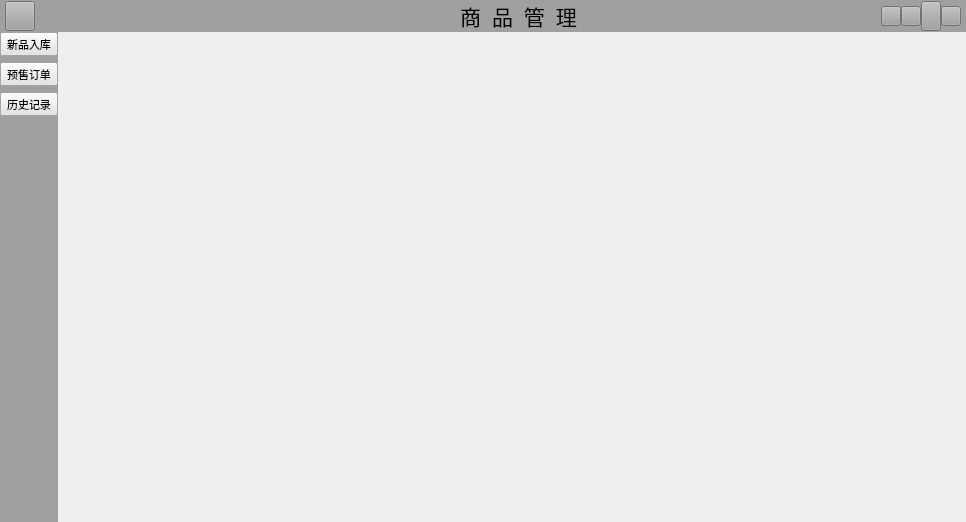
<?xml version="1.0" encoding="UTF-8"?>
<ui version="4.0">
 <class>KMainWindowClass</class>
 <widget class="QWidget" name="KMainWindowClass">
  <property name="geometry">
   <rect>
    <x>0</x>
    <y>0</y>
    <width>966</width>
    <height>522</height>
   </rect>
  </property>
  <property name="windowTitle">
   <string>KMainWindow</string>
  </property>
  <layout class="QVBoxLayout" name="verticalLayout_5">
   <property name="spacing">
    <number>0</number>
   </property>
   <property name="leftMargin">
    <number>0</number>
   </property>
   <property name="topMargin">
    <number>0</number>
   </property>
   <property name="rightMargin">
    <number>0</number>
   </property>
   <property name="bottomMargin">
    <number>0</number>
   </property>
   <item>
    <widget class="QWidget" name="widgetTopBar" native="true">
     <property name="styleSheet">
      <string notr="true">background-color: rgb(160, 160, 160);</string>
     </property>
     <layout class="QVBoxLayout" name="verticalLayout">
      <property name="spacing">
       <number>0</number>
      </property>
      <property name="leftMargin">
       <number>0</number>
      </property>
      <property name="topMargin">
       <number>0</number>
      </property>
      <property name="rightMargin">
       <number>0</number>
      </property>
      <property name="bottomMargin">
       <number>0</number>
      </property>
      <item>
       <layout class="QHBoxLayout" name="horizontalLayout" stretch="1,2,5,2,5,1,1,1,1">
        <property name="spacing">
         <number>0</number>
        </property>
        <property name="leftMargin">
         <number>5</number>
        </property>
        <property name="rightMargin">
         <number>5</number>
        </property>
        <item>
         <widget class="QPushButton" name="btnMenu">
          <property name="minimumSize">
           <size>
            <width>30</width>
            <height>30</height>
           </size>
          </property>
          <property name="maximumSize">
           <size>
            <width>30</width>
            <height>30</height>
           </size>
          </property>
          <property name="styleSheet">
           <string notr="true">border-image: url(:/KMainWindow/images/menu_default.png);</string>
          </property>
          <property name="text">
           <string/>
          </property>
         </widget>
        </item>
        <item>
         <widget class="QLabel" name="labelLoginUser">
          <property name="font">
           <font>
            <family>仿宋</family>
            <pointsize>12</pointsize>
           </font>
          </property>
          <property name="text">
           <string/>
          </property>
         </widget>
        </item>
        <item>
         <spacer name="horizontalSpacer">
          <property name="orientation">
           <enum>Qt::Horizontal</enum>
          </property>
          <property name="sizeHint" stdset="0">
           <size>
            <width>40</width>
            <height>20</height>
           </size>
          </property>
         </spacer>
        </item>
        <item>
         <widget class="QLabel" name="labelTitle">
          <property name="font">
           <font>
            <family>华文楷体</family>
            <pointsize>16</pointsize>
           </font>
          </property>
          <property name="text">
           <string>商  品  管  理</string>
          </property>
          <property name="alignment">
           <set>Qt::AlignCenter</set>
          </property>
         </widget>
        </item>
        <item>
         <spacer name="horizontalSpacer_2">
          <property name="orientation">
           <enum>Qt::Horizontal</enum>
          </property>
          <property name="sizeHint" stdset="0">
           <size>
            <width>40</width>
            <height>20</height>
           </size>
          </property>
         </spacer>
        </item>
        <item>
         <widget class="QPushButton" name="btnLogOff">
          <property name="minimumSize">
           <size>
            <width>20</width>
            <height>20</height>
           </size>
          </property>
          <property name="maximumSize">
           <size>
            <width>20</width>
            <height>20</height>
           </size>
          </property>
          <property name="styleSheet">
           <string notr="true">border-image: url(:/KMainWindow/images/logOff.png);</string>
          </property>
          <property name="text">
           <string/>
          </property>
         </widget>
        </item>
        <item>
         <widget class="QPushButton" name="btnLearnMore">
          <property name="minimumSize">
           <size>
            <width>20</width>
            <height>20</height>
           </size>
          </property>
          <property name="maximumSize">
           <size>
            <width>20</width>
            <height>20</height>
           </size>
          </property>
          <property name="styleSheet">
           <string notr="true">border-image: url(:/KMainWindow/images/help.png);</string>
          </property>
          <property name="text">
           <string/>
          </property>
         </widget>
        </item>
        <item>
         <widget class="QPushButton" name="btnMinst">
          <property name="minimumSize">
           <size>
            <width>20</width>
            <height>20</height>
           </size>
          </property>
          <property name="maximumSize">
           <size>
            <width>20</width>
            <height>30</height>
           </size>
          </property>
          <property name="styleSheet">
           <string notr="true">border-image: url(:/KMainWindow/images/minst.png);</string>
          </property>
          <property name="text">
           <string/>
          </property>
         </widget>
        </item>
        <item>
         <widget class="QPushButton" name="btnClose">
          <property name="minimumSize">
           <size>
            <width>20</width>
            <height>20</height>
           </size>
          </property>
          <property name="maximumSize">
           <size>
            <width>20</width>
            <height>20</height>
           </size>
          </property>
          <property name="styleSheet">
           <string notr="true">border-image: url(:/KMainWindow/images/close.png);</string>
          </property>
          <property name="text">
           <string/>
          </property>
         </widget>
        </item>
       </layout>
      </item>
     </layout>
    </widget>
   </item>
   <item>
    <layout class="QHBoxLayout" name="horizontalLayout_2" stretch="1,111">
     <property name="spacing">
      <number>0</number>
     </property>
     <item>
      <widget class="QWidget" name="widgetSideBarBackground" native="true">
       <property name="styleSheet">
        <string notr="true">background-color: rgb(160, 160, 160);</string>
       </property>
       <layout class="QVBoxLayout" name="verticalLayout_4">
        <property name="spacing">
         <number>0</number>
        </property>
        <property name="leftMargin">
         <number>0</number>
        </property>
        <property name="topMargin">
         <number>0</number>
        </property>
        <property name="rightMargin">
         <number>0</number>
        </property>
        <property name="bottomMargin">
         <number>0</number>
        </property>
        <item>
         <widget class="QWidget" name="widgetSideBar" native="true">
          <property name="styleSheet">
           <string notr="true">background-color: rgb(160, 160, 160);</string>
          </property>
          <layout class="QVBoxLayout" name="verticalLayout_3">
           <property name="spacing">
            <number>0</number>
           </property>
           <property name="leftMargin">
            <number>0</number>
           </property>
           <property name="topMargin">
            <number>0</number>
           </property>
           <property name="rightMargin">
            <number>0</number>
           </property>
           <property name="bottomMargin">
            <number>0</number>
           </property>
           <item>
            <layout class="QVBoxLayout" name="verticalLayout_2" stretch="0,1,0,11111">
             <property name="spacing">
              <number>6</number>
             </property>
             <item>
              <widget class="QToolButton" name="btnInStock">
               <property name="sizePolicy">
                <sizepolicy hsizetype="Maximum" vsizetype="Maximum">
                 <horstretch>0</horstretch>
                 <verstretch>0</verstretch>
                </sizepolicy>
               </property>
               <property name="font">
                <font>
                 <family>Agency FB</family>
                 <pointsize>8</pointsize>
                </font>
               </property>
               <property name="styleSheet">
                <string notr="true">/* 默认 */
QToolButton{   
	background-color: rgb(228, 228, 228);
}

/* 鼠标悬停 */
QToolButton:hover{
	background-color: rgb(205, 205, 205);
}

/* 点击和按下 */
QToolButton:pressed,QToolButton:checked{
	border-left: 3px outset rgb(93, 95, 97);
	background-color: rgb(246, 246, 246);	
}

QPushButton:default {
    border-color: navy; /* make the default button prominent */
}
</string>
               </property>
               <property name="text">
                <string>新品入库</string>
               </property>
               <property name="icon">
                <iconset resource="kmainwindow.qrc">
                 <normaloff>:/KMainWindow/images/stock_checked.png</normaloff>:/KMainWindow/images/stock_checked.png</iconset>
               </property>
               <property name="iconSize">
                <size>
                 <width>25</width>
                 <height>25</height>
                </size>
               </property>
               <property name="checkable">
                <bool>true</bool>
               </property>
               <property name="checked">
                <bool>false</bool>
               </property>
               <property name="autoExclusive">
                <bool>true</bool>
               </property>
               <property name="toolButtonStyle">
                <enum>Qt::ToolButtonTextUnderIcon</enum>
               </property>
              </widget>
             </item>
             <item>
              <widget class="QToolButton" name="btnOutOrder">
               <property name="sizePolicy">
                <sizepolicy hsizetype="Maximum" vsizetype="Maximum">
                 <horstretch>0</horstretch>
                 <verstretch>0</verstretch>
                </sizepolicy>
               </property>
               <property name="font">
                <font>
                 <family>Agency FB</family>
                 <pointsize>8</pointsize>
                </font>
               </property>
               <property name="styleSheet">
                <string notr="true">/* 默认 */
QToolButton{   
	background-color: rgb(228, 228, 228);
}

/* 鼠标悬停 */
QToolButton:hover{
	background-color: rgb(205, 205, 205);
}

/* 点击和按下 */
QToolButton:pressed,QToolButton:checked{
	border-left: 3px outset rgb(93, 95, 97);
	background-color: rgb(246, 246, 246);	
}

QPushButton:default {
    border-color: navy; /* make the default button prominent */
}
</string>
               </property>
               <property name="text">
                <string>预售订单</string>
               </property>
               <property name="icon">
                <iconset resource="kmainwindow.qrc">
                 <normaloff>:/KMainWindow/images/order_checked.png</normaloff>:/KMainWindow/images/order_checked.png</iconset>
               </property>
               <property name="iconSize">
                <size>
                 <width>25</width>
                 <height>25</height>
                </size>
               </property>
               <property name="checkable">
                <bool>true</bool>
               </property>
               <property name="autoExclusive">
                <bool>true</bool>
               </property>
               <property name="toolButtonStyle">
                <enum>Qt::ToolButtonTextUnderIcon</enum>
               </property>
              </widget>
             </item>
             <item>
              <widget class="QToolButton" name="btnHistoryOrder">
               <property name="sizePolicy">
                <sizepolicy hsizetype="Maximum" vsizetype="Maximum">
                 <horstretch>0</horstretch>
                 <verstretch>0</verstretch>
                </sizepolicy>
               </property>
               <property name="font">
                <font>
                 <family>Agency FB</family>
                 <pointsize>8</pointsize>
                </font>
               </property>
               <property name="styleSheet">
                <string notr="true">/* 默认 */
QToolButton{   
	background-color: rgb(228, 228, 228);
}

/* 鼠标悬停 */
QToolButton:hover{
	background-color: rgb(205, 205, 205);
}

/* 点击和按下 */
QToolButton:pressed,QToolButton:checked{
	border-left: 3px outset rgb(93, 95, 97);
	background-color: rgb(246, 246, 246);	
}

QPushButton:default {
    border-color: navy; /* make the default button prominent */
}
</string>
               </property>
               <property name="text">
                <string>历史记录</string>
               </property>
               <property name="icon">
                <iconset>
                 <normaloff>images/historyOrder.png</normaloff>images/historyOrder.png</iconset>
               </property>
               <property name="iconSize">
                <size>
                 <width>25</width>
                 <height>25</height>
                </size>
               </property>
               <property name="checkable">
                <bool>true</bool>
               </property>
               <property name="autoExclusive">
                <bool>true</bool>
               </property>
               <property name="toolButtonStyle">
                <enum>Qt::ToolButtonTextUnderIcon</enum>
               </property>
              </widget>
             </item>
             <item>
              <spacer name="verticalSpacer">
               <property name="orientation">
                <enum>Qt::Vertical</enum>
               </property>
               <property name="sizeHint" stdset="0">
                <size>
                 <width>17</width>
                 <height>37</height>
                </size>
               </property>
              </spacer>
             </item>
            </layout>
           </item>
          </layout>
         </widget>
        </item>
       </layout>
      </widget>
     </item>
     <item>
      <widget class="QStackedWidget" name="stackedWidgetMain">
       <property name="styleSheet">
        <string notr="true"/>
       </property>
       <property name="currentIndex">
        <number>-1</number>
       </property>
      </widget>
     </item>
    </layout>
   </item>
  </layout>
 </widget>
 <layoutdefault spacing="6" margin="11"/>
 <resources>
  <include location="kmainwindow.qrc"/>
 </resources>
 <connections/>
</ui>
